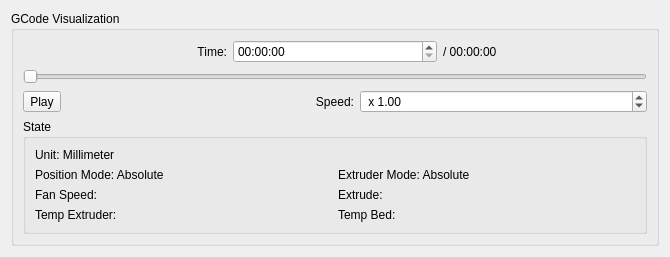
<?xml version="1.0" encoding="UTF-8"?>
<ui version="4.0">
 <class>GCodeControls</class>
 <widget class="QWidget" name="GCodeControls">
  <property name="geometry">
   <rect>
    <x>0</x>
    <y>0</y>
    <width>670</width>
    <height>237</height>
   </rect>
  </property>
  <property name="windowTitle">
   <string>controls</string>
  </property>
  <layout class="QVBoxLayout" name="verticalLayout">
   <item>
    <widget class="QGroupBox" name="groupBox_gcode_visualization">
     <property name="title">
      <string>GCode Visualization</string>
     </property>
     <layout class="QVBoxLayout" name="verticalLayout_10">
      <item>
       <layout class="QHBoxLayout" name="horizontalLayout_gcode_visualization_timer">
        <item>
         <widget class="QLabel" name="lbl_gcode_visualization_time">
          <property name="text">
           <string>Time:</string>
          </property>
          <property name="alignment">
           <set>Qt::AlignRight|Qt::AlignTrailing|Qt::AlignVCenter</set>
          </property>
         </widget>
        </item>
        <item>
         <widget class="QTimeEdit" name="te_gcode_time">
          <property name="displayFormat">
           <string>HH:mm:ss</string>
          </property>
         </widget>
        </item>
        <item>
         <widget class="QLabel" name="lbl_gcode_total_time">
          <property name="text">
           <string>/ 00:00:00</string>
          </property>
         </widget>
        </item>
       </layout>
      </item>
      <item>
       <widget class="QSlider" name="slider_gcode">
        <property name="orientation">
         <enum>Qt::Horizontal</enum>
        </property>
       </widget>
      </item>
      <item>
       <layout class="QHBoxLayout" name="horizontalLayout_gcode_visualization_playback">
        <item>
         <widget class="QToolButton" name="pb_gcode_play">
          <property name="text">
           <string>Play</string>
          </property>
         </widget>
        </item>
        <item>
         <widget class="QLabel" name="lbl_gcode_visualization_speed">
          <property name="text">
           <string>Speed:</string>
          </property>
          <property name="alignment">
           <set>Qt::AlignRight|Qt::AlignTrailing|Qt::AlignVCenter</set>
          </property>
         </widget>
        </item>
        <item>
         <widget class="QDoubleSpinBox" name="ds_gcode_speed">
          <property name="prefix">
           <string> x </string>
          </property>
          <property name="suffix">
           <string/>
          </property>
          <property name="minimum">
           <double>0.010000000000000</double>
          </property>
          <property name="maximum">
           <double>99999999.000000000000000</double>
          </property>
          <property name="value">
           <double>1.000000000000000</double>
          </property>
         </widget>
        </item>
       </layout>
      </item>
      <item>
       <widget class="QGroupBox" name="groupBox_gcode_visualization_state">
        <property name="title">
         <string>State</string>
        </property>
        <layout class="QVBoxLayout" name="verticalLayout_11">
         <item>
          <layout class="QGridLayout" name="gridLayout_gcode_visualization_state">
           <item row="1" column="1">
            <widget class="QLabel" name="lbl_gcode_extmode">
             <property name="text">
              <string>Extruder Mode: Absolute</string>
             </property>
            </widget>
           </item>
           <item row="2" column="1">
            <widget class="QLabel" name="lbl_gcode_extrude">
             <property name="text">
              <string>Extrude: </string>
             </property>
            </widget>
           </item>
           <item row="2" column="0">
            <widget class="QLabel" name="lbl_gcode_fan">
             <property name="text">
              <string>Fan Speed: </string>
             </property>
            </widget>
           </item>
           <item row="0" column="0">
            <widget class="QLabel" name="lbl_gcode_unit">
             <property name="text">
              <string>Unit: Millimeter</string>
             </property>
            </widget>
           </item>
           <item row="1" column="0">
            <widget class="QLabel" name="lbl_gcode_posmode">
             <property name="text">
              <string>Position Mode: Absolute</string>
             </property>
            </widget>
           </item>
           <item row="3" column="0">
            <widget class="QLabel" name="lbl_gcode_temp_ext">
             <property name="text">
              <string>Temp Extruder: </string>
             </property>
            </widget>
           </item>
           <item row="3" column="1">
            <widget class="QLabel" name="lbl_gcode_temp_bed">
             <property name="text">
              <string>Temp Bed: </string>
             </property>
            </widget>
           </item>
          </layout>
         </item>
        </layout>
       </widget>
      </item>
     </layout>
    </widget>
   </item>
  </layout>
 </widget>
 <resources/>
 <connections/>
</ui>
